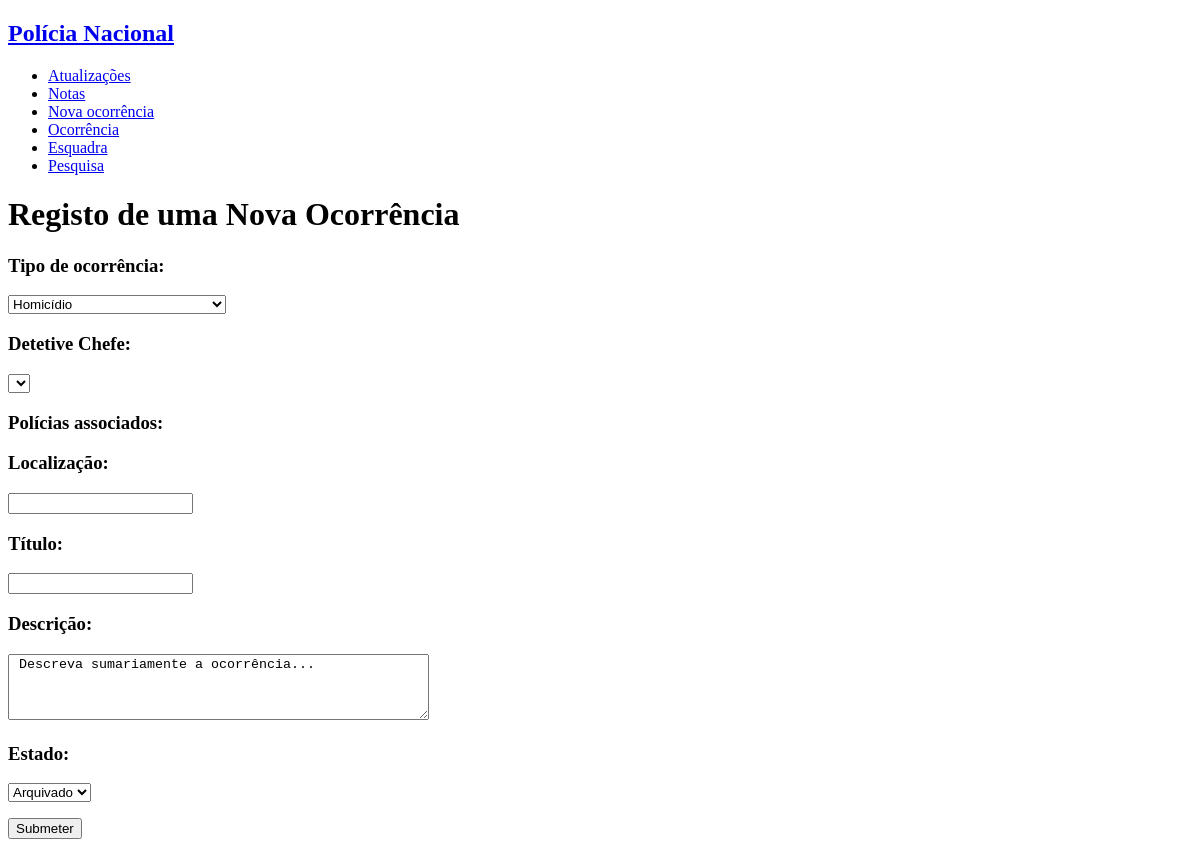
Page /new_occurence.php (signed in) on the earlier database version.
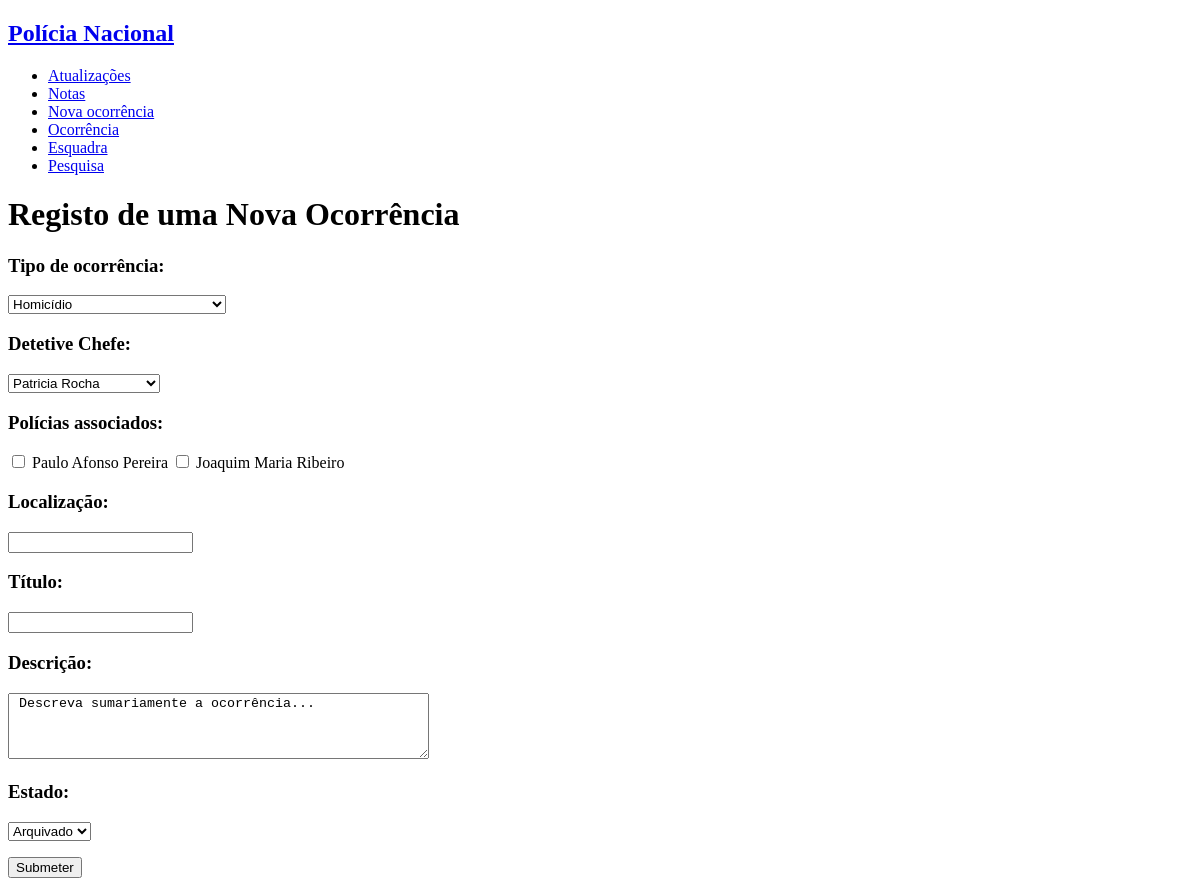
Same page on the later database version.
### tables this page shows
CREATE TABLE personnel (
    username VARCHAR PRIMARY KEY,
    password VARCHAR NOT NULL,
    email VARCHAR(320) NOT NULL, -- 64 characters for local part + @ + 255 for domain name
    fullname VARCHAR(128),
    gender VARCHAR NOT NULL,
    birthdate date NOT NULL,
    naturality VARCHAR NOT NULL,
    start_service date NOT NULL,
    school VARCHAR REFERENCES schools NOT NULL,
    position VARCHAR REFERENCES positions NOT NULL,
    station INTEGER REFERENCES stations 
);

### database/connection.php (called while the page is built, shortened)
<?php $db = new PDO('sqlite:database/database.db');
function getUserByUsername($username) {
  global $db;
  $query = $db->prepare('SELECT * FROM personnel WHERE username = ?');
  $query->execute(array($username));
  return $query->fetch();
}
function GetAllOcc_type(){
  global $db;
  $query = $db->prepare('SELECT * FROM occ_type');
  $query->execute();
  return $query->fetchAll();
}
function GetPersonnelStation($positions, $station){
  global $db;
  $query = $db->prepare('SELECT * FROM personnel WHERE position = ? AND station = ?');
  $query->execute(array($positions, (int) $station));
  return $query->fetchAll();
}
function GetStationByID($id){
  global $db;
  $query = $db->prepare('SELECT * FROM stations WHERE id = ?');
  $query->execute([$id]);
  return $query->fetch();
}

### new_occurence.php (the view, shortened to what this page needs)
<?php
include_once('database/connection.php');
?>
<!DOCTYPE html>
<html>
<?php include_once('common/header_aside.php'); ?>
<body>
   <h1> Registo de uma Nova Ocorrência </h1>
   <form action="action_occurence.php" method=post>
       <div id="occ_type">
          <h3> Tipo de ocorrência: </h3>
          <p><select name="occ_type">
              <?php $occ_types=GetAllOcc_type();
              foreach ($occ_types as $occ_type){?>
                <option value=<?=$occ_type['name']?>> <?= $occ_type['name'] ?> </option>
              <?php } ?>
           </select></p>
        </div>
        <div id="chief">
           <h3> Detetive Chefe: </h3>
           <p><select name="chief">
              <?php $personnel="Detetive";
              $chiefs=GetPersonnelStation($personnel,$station);
              foreach ($chiefs as $chief){?>
                <option value= <?=$chief['username']?>> <?= $chief['fullname'] ?> </option>
              <?php } ?>
           </select></p>
        </div>
        <div id="workers">
        <h3> Polícias associados: </h3>
              <?php $personnel="Polícia";
              $polices=GetPersonnelStation($personnel,$station);
              foreach ($polices as $police){?>
                  <input type="checkbox" name=<?=$police['username']?> value= <?=$police['username']?> > <?= $police['fullname']?>
              <?php } ?>
        </div>
        <div id="location">
           <h3> Localização: </h3>
           <input type="text" name="location">
        </div>
        <div id="title">
           <h3> Título: </h3>
           <input type="text" name="title">
        </div>
        <div id="description">
           <h3> Descrição: </h3>
           <textarea rows="4" cols="50" name="description" > Descreva sumariamente a ocorrência... </textarea>
        </div>
        <div id="state">
           <h3> Estado: </h3>
           <p><select name="state">
                <option value="Arquivado"  > Arquivado </option>
           </select></p>
        </div>
        <input type="submit" value="Submeter">
    </form>

Differences in the rows shown:
added personnel: fullname "Paulo Afonso Pereira"
added personnel: fullname "Joaquim Maria Ribeiro"
Other differences:
form field chief: (not shown) → "Patricia Rocha"
